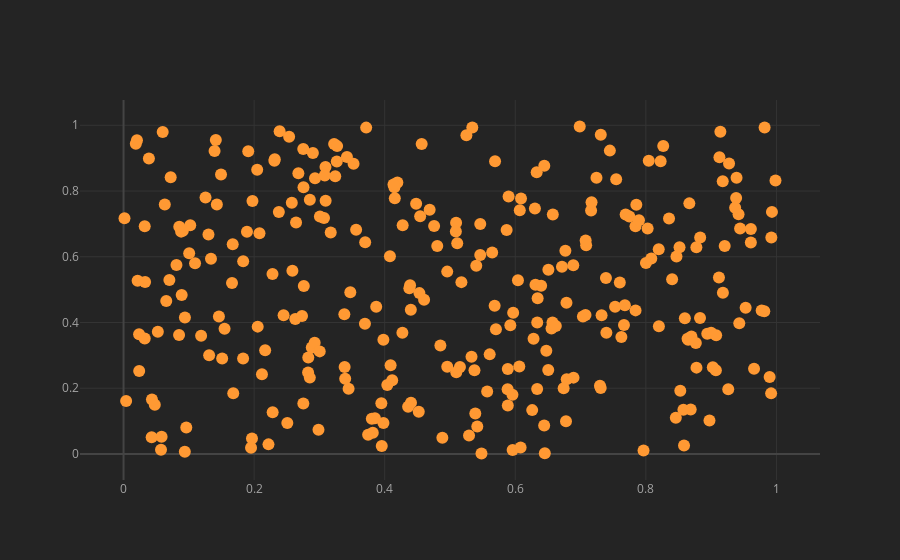

This figure's notebook cell:
### Code cell
df.iplot(x ='a', y = 'b', mode = 'markers')

### Figure 1 — Plotly figure (JSON) as saved in the notebook; plotly's stock layout.template omitted (floating-point values rounded to 4 significant figures; data arrays with more than 128 entries replaced by an {"elided": "..."} marker saying what was removed)
{"data": [{"line": {"color": "rgba(255, 153, 51, 1.0)", "dash": "solid", "shape": "linear", "width": 1.3}, "marker": {"size": 12, "symbol": "circle"}, "mode": "markers", "name": "b", "text": "", "type": "scatter", "x": {"elided": "300 float values"}, "y": {"elided": "300 float values"}}], "layout": {"legend": {"bgcolor": "#242424", "font": {"color": "#F4F4F4"}}, "paper_bgcolor": "#242424", "plot_bgcolor": "#242424", "title": {"font": {"color": "#F4F4F4"}}, "xaxis": {"gridcolor": "#343434", "showgrid": true, "tickfont": {"color": "#A4A4A4"}, "title": {"font": {"color": "#A4A4A4"}, "text": ""}, "zerolinecolor": "#444444"}, "yaxis": {"gridcolor": "#343434", "showgrid": true, "tickfont": {"color": "#A4A4A4"}, "title": {"font": {"color": "#A4A4A4"}, "text": ""}, "zerolinecolor": "#444444"}}}
